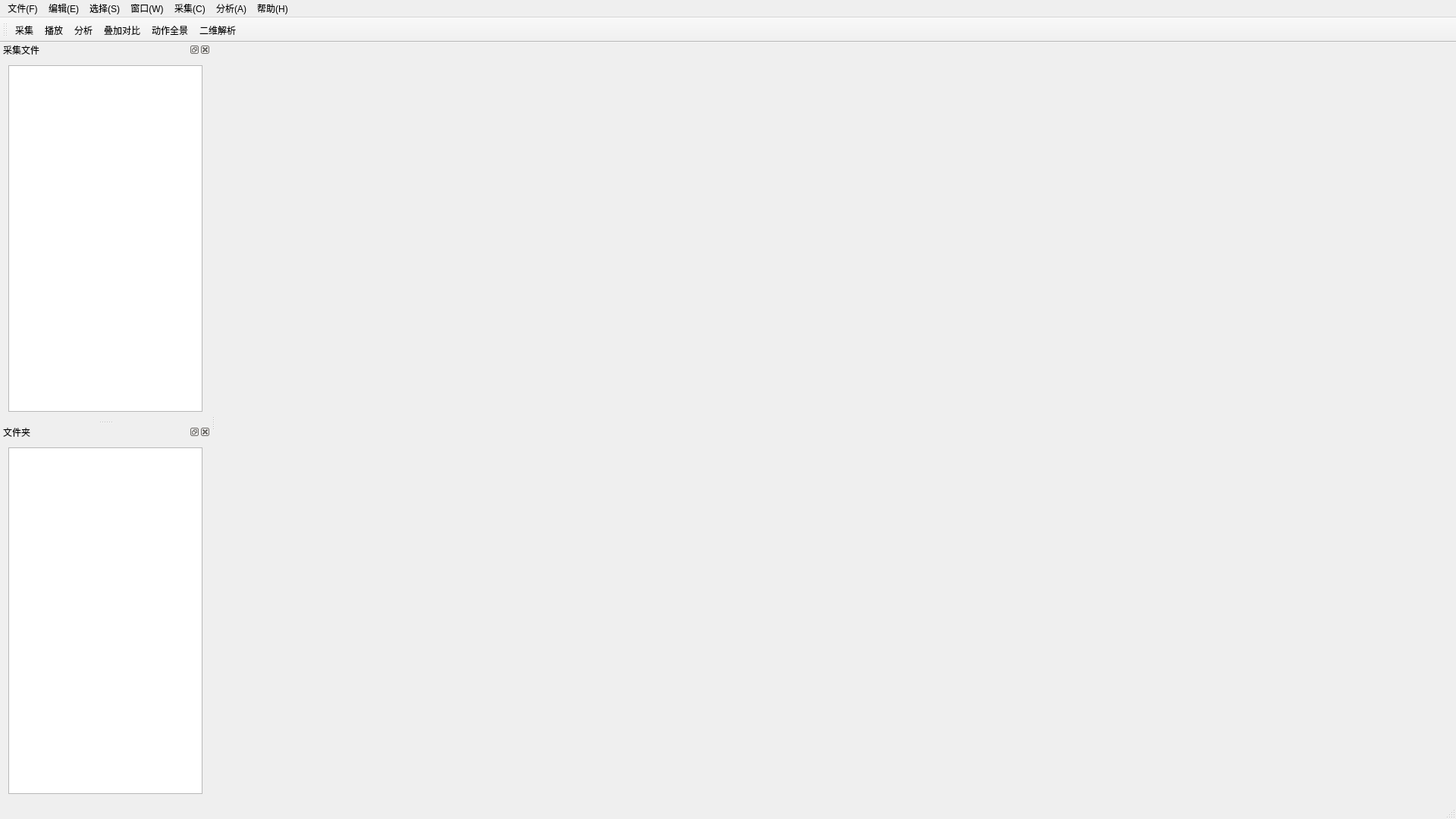
<?xml version="1.0" encoding="UTF-8"?>
<ui version="4.0">
 <class>SportClass</class>
 <widget class="QMainWindow" name="SportClass">
  <property name="geometry">
   <rect>
    <x>0</x>
    <y>0</y>
    <width>1920</width>
    <height>1080</height>
   </rect>
  </property>
  <property name="font">
   <font>
    <pointsize>9</pointsize>
   </font>
  </property>
  <property name="windowTitle">
   <string>教练眼</string>
  </property>
  <widget class="QWidget" name="centralWidget">
   <layout class="QHBoxLayout" name="horizontalLayout_3">
    <item>
     <widget class="QStackedWidget" name="stackedWidget">
      <property name="currentIndex">
       <number>5</number>
      </property>
      <widget class="QWidget" name="page">
       <widget class="QLabel" name="label">
        <property name="geometry">
         <rect>
          <x>570</x>
          <y>340</y>
          <width>231</width>
          <height>91</height>
         </rect>
        </property>
        <property name="font">
         <font>
          <pointsize>30</pointsize>
         </font>
        </property>
        <property name="text">
         <string>采集界面</string>
        </property>
       </widget>
      </widget>
      <widget class="QWidget" name="page_4">
       <property name="font">
        <font>
         <pointsize>30</pointsize>
        </font>
       </property>
       <widget class="QLabel" name="label_4">
        <property name="geometry">
         <rect>
          <x>440</x>
          <y>320</y>
          <width>291</width>
          <height>151</height>
         </rect>
        </property>
        <property name="text">
         <string>叠加对比界面</string>
        </property>
       </widget>
      </widget>
      <widget class="QWidget" name="page_5">
       <property name="font">
        <font>
         <pointsize>30</pointsize>
        </font>
       </property>
       <widget class="QLabel" name="label_5">
        <property name="geometry">
         <rect>
          <x>420</x>
          <y>340</y>
          <width>281</width>
          <height>131</height>
         </rect>
        </property>
        <property name="text">
         <string>动作全景界面</string>
        </property>
       </widget>
      </widget>
      <widget class="QWidget" name="page_6">
       <widget class="QLabel" name="label_6">
        <property name="geometry">
         <rect>
          <x>420</x>
          <y>350</y>
          <width>281</width>
          <height>131</height>
         </rect>
        </property>
        <property name="font">
         <font>
          <pointsize>30</pointsize>
         </font>
        </property>
        <property name="text">
         <string>二维解析界面</string>
        </property>
       </widget>
      </widget>
      <widget class="QWidget" name="page_3">
       <widget class="QLabel" name="label_3">
        <property name="geometry">
         <rect>
          <x>470</x>
          <y>400</y>
          <width>221</width>
          <height>81</height>
         </rect>
        </property>
        <property name="font">
         <font>
          <pointsize>30</pointsize>
         </font>
        </property>
        <property name="text">
         <string>分析界面</string>
        </property>
       </widget>
      </widget>
      <widget class="QWidget" name="page_2"/>
     </widget>
    </item>
   </layout>
  </widget>
  <widget class="QMenuBar" name="menuBar">
   <property name="geometry">
    <rect>
     <x>0</x>
     <y>0</y>
     <width>1920</width>
     <height>22</height>
    </rect>
   </property>
   <widget class="QMenu" name="menu">
    <property name="geometry">
     <rect>
      <x>315</x>
      <y>127</y>
      <width>117</width>
      <height>158</height>
     </rect>
    </property>
    <property name="title">
     <string>文件(F)</string>
    </property>
    <addaction name="action_3"/>
    <addaction name="action_4"/>
    <addaction name="action_5"/>
    <addaction name="action_6"/>
    <addaction name="action_7"/>
    <addaction name="action_8"/>
   </widget>
   <widget class="QMenu" name="menu_2">
    <property name="geometry">
     <rect>
      <x>369</x>
      <y>127</y>
      <width>153</width>
      <height>177</height>
     </rect>
    </property>
    <property name="title">
     <string>编辑(E)</string>
    </property>
    <addaction name="action_9"/>
    <addaction name="action_10"/>
    <addaction name="action_12"/>
    <addaction name="action_13"/>
    <addaction name="action_14"/>
    <addaction name="action_15"/>
    <addaction name="action_16"/>
   </widget>
   <widget class="QMenu" name="menu_3">
    <property name="geometry">
     <rect>
      <x>424</x>
      <y>127</y>
      <width>117</width>
      <height>44</height>
     </rect>
    </property>
    <property name="title">
     <string>选择(S)</string>
    </property>
   </widget>
   <widget class="QMenu" name="menu_4">
    <property name="title">
     <string>窗口(W)</string>
    </property>
   </widget>
   <widget class="QMenu" name="menu_5">
    <property name="geometry">
     <rect>
      <x>539</x>
      <y>127</y>
      <width>117</width>
      <height>44</height>
     </rect>
    </property>
    <property name="title">
     <string>采集(C)</string>
    </property>
   </widget>
   <widget class="QMenu" name="menu_A">
    <property name="geometry">
     <rect>
      <x>0</x>
      <y>0</y>
      <width>117</width>
      <height>44</height>
     </rect>
    </property>
    <property name="title">
     <string>分析(A)</string>
    </property>
   </widget>
   <widget class="QMenu" name="menu_H">
    <property name="geometry">
     <rect>
      <x>651</x>
      <y>127</y>
      <width>117</width>
      <height>44</height>
     </rect>
    </property>
    <property name="title">
     <string>帮助(H)</string>
    </property>
   </widget>
   <addaction name="menu"/>
   <addaction name="menu_2"/>
   <addaction name="menu_3"/>
   <addaction name="menu_4"/>
   <addaction name="menu_5"/>
   <addaction name="menu_A"/>
   <addaction name="menu_H"/>
  </widget>
  <widget class="QStatusBar" name="statusBar"/>
  <widget class="QToolBar" name="toolBar">
   <property name="windowTitle">
    <string>toolBar</string>
   </property>
   <property name="toolButtonStyle">
    <enum>Qt::ToolButtonTextBesideIcon</enum>
   </property>
   <attribute name="toolBarArea">
    <enum>TopToolBarArea</enum>
   </attribute>
   <attribute name="toolBarBreak">
    <bool>false</bool>
   </attribute>
   <addaction name="action"/>
   <addaction name="action_2"/>
   <addaction name="analy"/>
   <addaction name="contrast"/>
   <addaction name="all"/>
   <addaction name="dimension"/>
  </widget>
  <widget class="QDockWidget" name="dockWidget_2">
   <property name="windowTitle">
    <string>采集文件</string>
   </property>
   <attribute name="dockWidgetArea">
    <number>1</number>
   </attribute>
   <widget class="QWidget" name="dockWidgetContents_2">
    <layout class="QHBoxLayout" name="horizontalLayout">
     <item>
      <widget class="QTableView" name="tableView"/>
     </item>
    </layout>
   </widget>
  </widget>
  <widget class="QDockWidget" name="dockWidget_3">
   <property name="windowTitle">
    <string>文件夹</string>
   </property>
   <attribute name="dockWidgetArea">
    <number>1</number>
   </attribute>
   <widget class="QWidget" name="dockWidgetContents_3">
    <layout class="QHBoxLayout" name="horizontalLayout_2">
     <item>
      <widget class="QTreeView" name="treeView_2"/>
     </item>
    </layout>
   </widget>
  </widget>
  <action name="action">
   <property name="icon">
    <iconset>
     <normaloff>../../菜单栏/icon菜单栏/1_caiji.png</normaloff>../../菜单栏/icon菜单栏/1_caiji.png</iconset>
   </property>
   <property name="text">
    <string>采集</string>
   </property>
  </action>
  <action name="action_2">
   <property name="icon">
    <iconset>
     <normaloff>../../菜单栏/icon菜单栏/2_bofang.png</normaloff>../../菜单栏/icon菜单栏/2_bofang.png</iconset>
   </property>
   <property name="text">
    <string>播放</string>
   </property>
  </action>
  <action name="analy">
   <property name="icon">
    <iconset>
     <normaloff>../../菜单栏/icon菜单栏/3_fenxi.png</normaloff>../../菜单栏/icon菜单栏/3_fenxi.png</iconset>
   </property>
   <property name="text">
    <string>分析</string>
   </property>
  </action>
  <action name="contrast">
   <property name="icon">
    <iconset>
     <normaloff>../../菜单栏/icon菜单栏/4_diejiaduibi.png</normaloff>../../菜单栏/icon菜单栏/4_diejiaduibi.png</iconset>
   </property>
   <property name="text">
    <string>叠加对比</string>
   </property>
  </action>
  <action name="all">
   <property name="icon">
    <iconset>
     <normaloff>../../菜单栏/icon菜单栏/5_dongzuoquanjing.png</normaloff>../../菜单栏/icon菜单栏/5_dongzuoquanjing.png</iconset>
   </property>
   <property name="text">
    <string>动作全景</string>
   </property>
  </action>
  <action name="dimension">
   <property name="icon">
    <iconset>
     <normaloff>../../菜单栏/icon菜单栏/6_erweijiexi.png</normaloff>../../菜单栏/icon菜单栏/6_erweijiexi.png</iconset>
   </property>
   <property name="text">
    <string>二维解析</string>
   </property>
  </action>
  <action name="action_3">
   <property name="text">
    <string>新建</string>
   </property>
  </action>
  <action name="action_4">
   <property name="text">
    <string>打开</string>
   </property>
  </action>
  <action name="action_5">
   <property name="text">
    <string>保存</string>
   </property>
  </action>
  <action name="action_6">
   <property name="text">
    <string>另存为</string>
   </property>
  </action>
  <action name="action_7">
   <property name="text">
    <string>导出</string>
   </property>
  </action>
  <action name="action_8">
   <property name="text">
    <string>退出</string>
   </property>
  </action>
  <action name="action_9">
   <property name="text">
    <string>快照</string>
   </property>
  </action>
  <action name="action_10">
   <property name="text">
    <string>设置图标全部选中</string>
   </property>
  </action>
  <action name="action_12">
   <property name="text">
    <string>删除</string>
   </property>
  </action>
  <action name="action_13">
   <property name="text">
    <string>复制</string>
   </property>
  </action>
  <action name="action_14">
   <property name="text">
    <string>剪切</string>
   </property>
  </action>
  <action name="action_15">
   <property name="text">
    <string>重做</string>
   </property>
  </action>
  <action name="action_16">
   <property name="text">
    <string>撤销</string>
   </property>
  </action>
 </widget>
 <layoutdefault spacing="6" margin="11"/>
 <resources>
  <include location="Sport.qrc"/>
 </resources>
 <connections/>
</ui>
